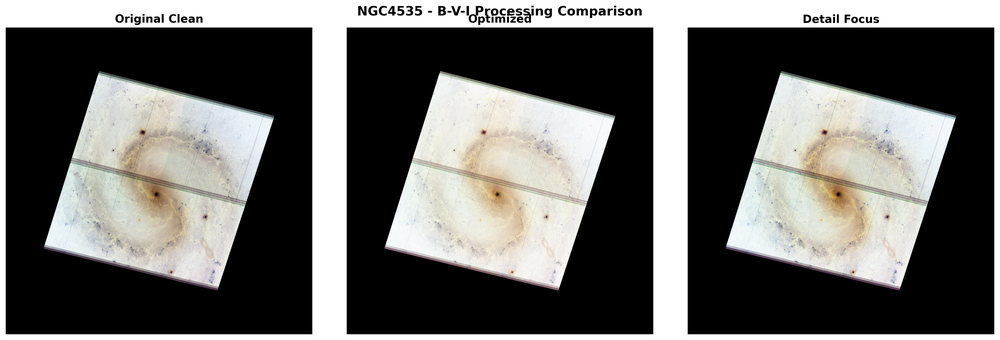
#> input picture ngc4535_BVI_comparison.png, 1000 x 340 px, shrunk from 3490 x 1186 before the run
$ python -i professional_imager.py   (imports and definitions only)
#> lines starting #> are read from the running program, lines starting #| are printed output that depends on the picture
#!/usr/bin/env python3
"""
Professional Galaxy Image Creator
Creates publication-quality images like those seen in astronomy news articles

Usage: python professional_imager.py /path/to/fits/directory
"""

import sys
import os
import glob
import numpy as np
import matplotlib.pyplot as plt
from matplotlib.colors import LinearSegmentedColormap
from astropy.io import fits
from scipy import ndimage, signal
from skimage import exposure, filters, restoration
import warnings
# [1 line not run here, left out]

# [16 lines left out: function load_fits_image, not called in this run]

def professional_stretch(data, method='lupton', **kwargs):
    """
    Professional image stretching methods used in publication images
    """
#> called with method = 'lupton'
    if data is None:
        return None

    # Clean data
    data_clean = np.maximum(data, 0)

    if method == 'lupton':
        # Lupton et al. (2004) asinh stretch - used by SDSS, HST
        alpha = kwargs.get('alpha', 1e-10)
        Q = kwargs.get('Q', 8)
        stretch = np.arcsinh(alpha * Q * data_clean) / Q

    elif method == 'zscale':
        # IRAF ZScale algorithm - good for astronomical images
        # Simplified version
        sorted_data = np.sort(data_clean.flatten())
        n = len(sorted_data)
        z1 = sorted_data[int(0.25 * n)]
        z2 = sorted_data[int(0.75 * n)]
        stretch = np.clip((data_clean - z1) / (z2 - z1), 0, 1)

    elif method == 'power':
        # Power law stretch
        gamma = kwargs.get('gamma', 0.5)
        stretch = np.power(data_clean / np.percentile(data_clean, 99.5), gamma)

    elif method == 'adaptive':
        # Adaptive histogram equalization
        # Normalize data to 0-1 range first
        data_norm = data_clean / np.percentile(data_clean, 99.9)
        data_norm = np.clip(data_norm, 0, 1)  # Ensure 0-1 range
        stretch = exposure.equalize_adapthist(data_norm, clip_limit=0.01)

    else:  # asinh fallback
        stretch = np.arcsinh(data_clean / np.percentile(data_clean, 95))

    return np.clip(stretch, 0, 1)

def unsharp_mask_pro(image, radius=2.0, amount=2.0, threshold=0.0):
    """
    Professional unsharp masking to enhance fine detail
    """
#> called with radius = 2, amount = 2.5, threshold = 0
    # Create Gaussian blur
    blurred = ndimage.gaussian_filter(image, radius)

    # Create mask
    mask = image - blurred
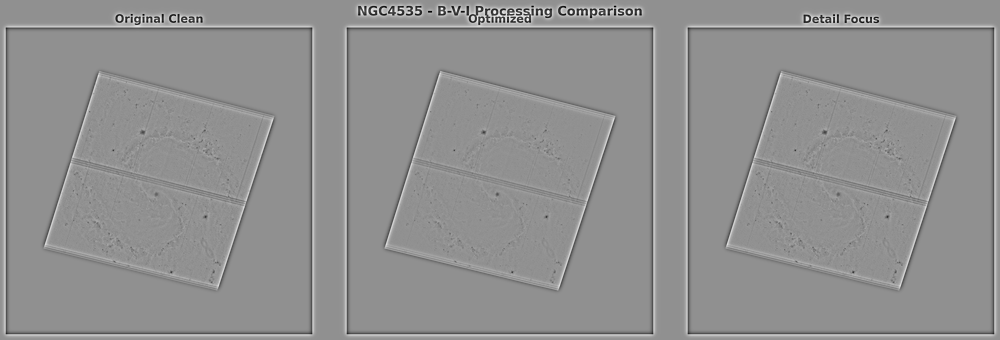
#> mask: shape (340, 1000) float64; min -2.02e-08, max 1.53e-08, mean -1.7e-24; drawn with min black and max white

    # Apply threshold
    mask = np.where(np.abs(mask) < threshold, 0, mask)

    # Apply mask
    enhanced = image + amount * mask

    return np.clip(enhanced, 0, 1)

def multi_scale_enhancement(image, scales=[1, 2, 4, 8]):
    """
    Multi-scale enhancement to bring out structures at different sizes
    """
    enhanced = image.copy()

    for scale in scales:
        # Create scale-specific enhancement
        blurred = ndimage.gaussian_filter(image, scale)
        detail = image - blurred
        enhanced += 0.3 * detail
#> this loop made 4 passes
#> pass 1, in multi_scale_enhancement, `blurred = ndimage.gaussian_filter(image, scale)`:
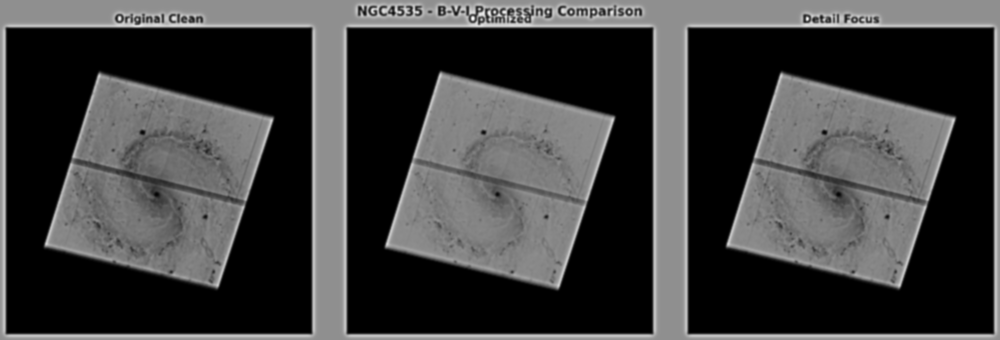
#> blurred: shape (340, 1000) float64; min 0, max 4.52e-08, mean 1.12e-08; drawn with min black and max white
#> pass 1, in multi_scale_enhancement, `detail = image - blurred`:
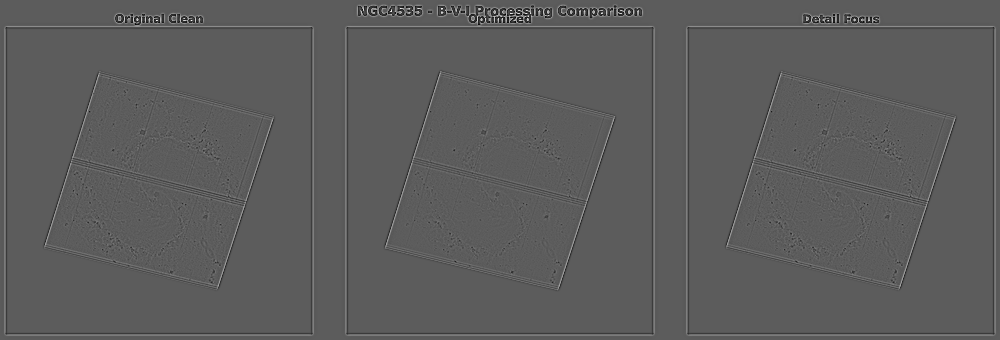
#> detail: shape (340, 1000) float64; min -2.64e-08, max 4.61e-08, mean -7.94e-25; drawn with min black and max white
#> pass 1, in multi_scale_enhancement, `enhanced += 0.3 * detail`:
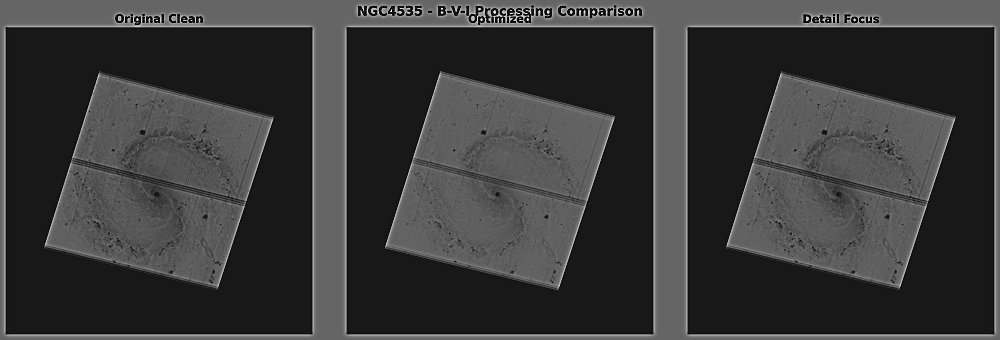
#> enhanced: shape (340, 1000) float64; min -7.91e-09, max 7.6e-08, mean 1.12e-08; drawn with min black and max white
#> after the loop:
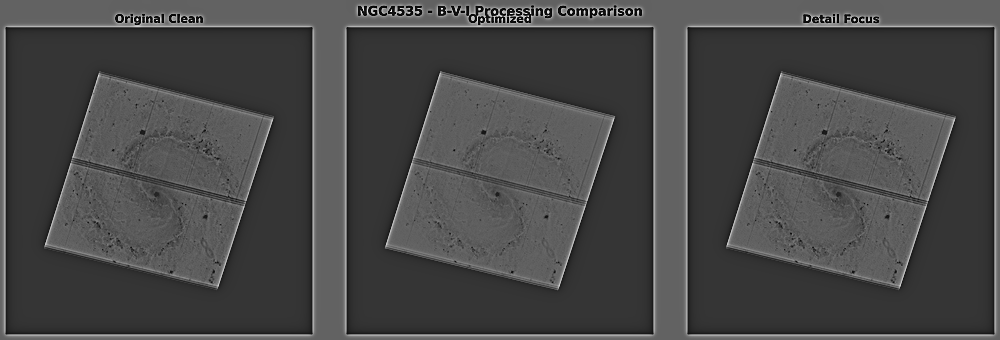
#> enhanced: shape (340, 1000) float64; min -3.04e-08, max 1.15e-07, mean 1.12e-08; drawn with min black and max white

    return np.clip(enhanced, 0, 1)
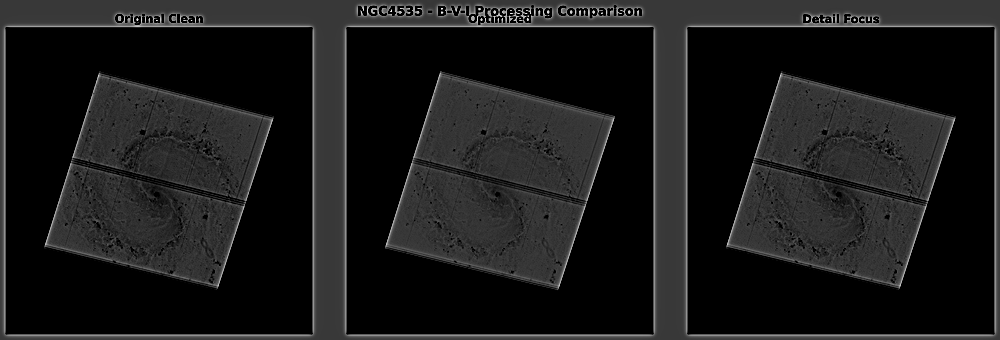
#> returned value: shape (340, 1000) float64; min 0, max 1.15e-07, mean 1.22e-08; drawn with min black and max white

def noise_reduction(image, method='bilateral'):
    """
    Reduce noise while preserving structure
    """
#> called with method = 'bilateral'
    if method == 'bilateral':
        # Bilateral filter preserves edges
        return restoration.denoise_bilateral(image, sigma_color=0.1, sigma_spatial=1)
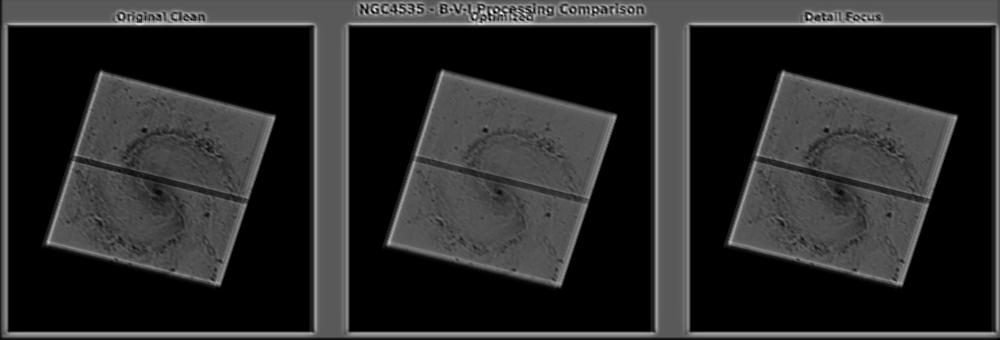
#> returned value: shape (340, 1000) float64; min 0, max 7.29e-08, mean 1.2e-08; drawn with min black and max white
    elif method == 'wavelet':
        # Wavelet denoising
        return restoration.denoise_wavelet(image, method='BayesShrink', mode='soft')
    else:
        # Gaussian smoothing
        return ndimage.gaussian_filter(image, 0.5)

# [46 lines left out: function create_publication_rgb, not called in this run]

def create_false_color_masterpiece(data, colormap='custom', enhance_structure=True):
    """
    Create false-color single-band image like Hubble/JWST releases
    """
    if data is None:
        return None

    # Professional stretch
    stretched = professional_stretch(data, 'lupton', Q=8, alpha=1e-10)

    if enhance_structure:
        # Multi-level enhancement
        stretched = unsharp_mask_pro(stretched, radius=2.0, amount=2.5)
        stretched = multi_scale_enhancement(stretched, scales=[1, 2, 4, 8])

        # Noise reduction
        stretched = noise_reduction(stretched, 'bilateral')

    # Apply colormap
    if colormap == 'custom':
        # Create custom dramatic colormap
        colors = ['#000000', '#1a0033', '#4d0066', '#cc0066', '#ff6600', '#ffcc00', '#ffffff']
        n_bins = 256
        cmap = LinearSegmentedColormap.from_list('custom', colors, N=n_bins)
    elif colormap == 'hubble_gold':
        colors = ['#000000', '#1a0f00', '#4d2b00', '#cc6600', '#ffaa00', '#ffdd99', '#ffffff']
        cmap = LinearSegmentedColormap.from_list('hubble_gold', colors, N=256)
    elif colormap == 'jwst_red':
        colors = ['#000000', '#1a0000', '#4d0000', '#990000', '#ff3300', '#ff9966', '#ffffff']
        cmap = LinearSegmentedColormap.from_list('jwst_red', colors, N=256)
    else:
        cmap = plt.cm.get_cmap(colormap)

    return cmap(stretched)
#> returned value: shape (340, 1000, 4) float64

# [166 lines left out: functions create_news_worthy_image, find_phangs_files, main, not called in this run]

# [2 lines not run here, left out]

>>> import cv2
>>> picture = cv2.imread('ngc4535_BVI_comparison.png', cv2.IMREAD_GRAYSCALE)
>>> result = create_false_color_masterpiece(picture)
